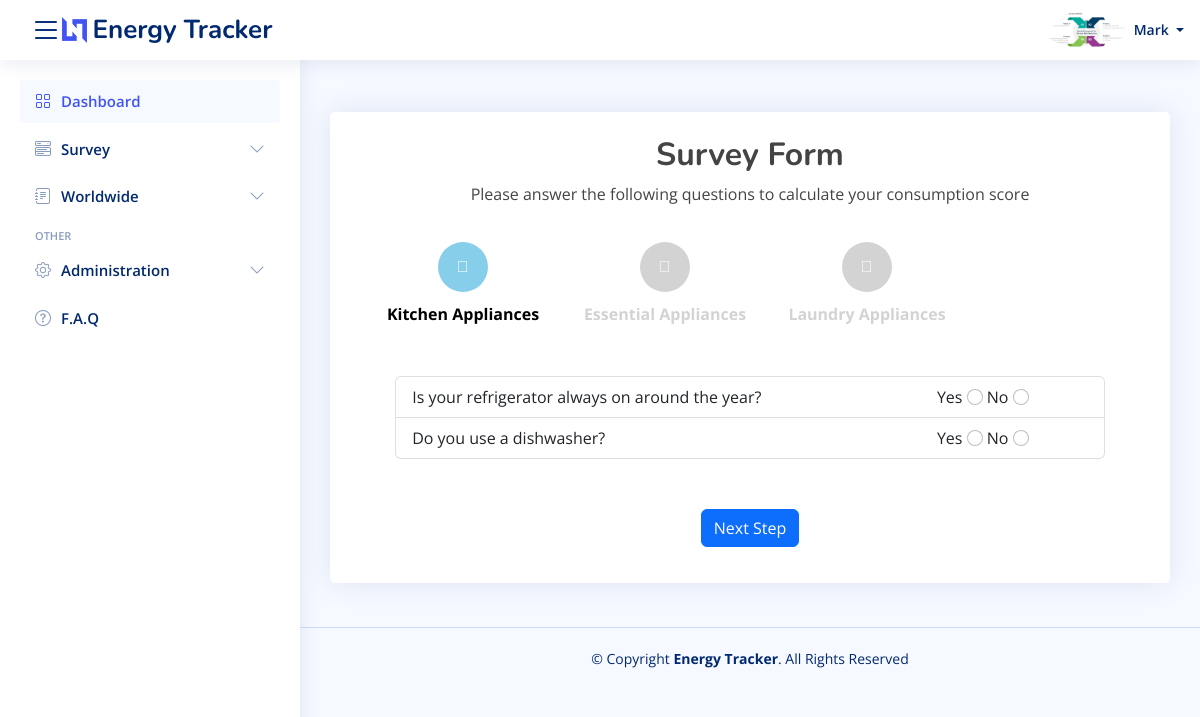
Screenshot of /diagnosis/make_diagnosis/ (signed in) with the database file from the repository.
### users/models.py (models this page shows, shortened)
class User(AbstractUser):
    username = None
    name = models.CharField(max_length = 100)
    email = models.EmailField(max_length = 254, unique=True)
    country = models.ForeignKey(Country, on_delete=models.CASCADE, null = True)
    USERNAME_FIELD = 'email'
    REQUIRED_FIELDS = []
    objects = CustomUserManager()
    profile_image = models.ImageField(upload_to="./energy_tracker/static/assets/img/profile/",null = True, default = None, blank=True)

### questions/models.py (models this page shows, shortened)
class QuestionCategory(models.Model):
    name = models.CharField(max_length = 100)
    description =  models.TextField()
    def __str__(self):
            return self.name

class Question(models.Model):
    name = models.CharField(max_length = 100)
    description = models.TextField()
    category = models.ForeignKey(QuestionCategory,on_delete=models.CASCADE)
    score_yes = models.FloatField()
    score_no = models.FloatField()

### diagnosis/views.py (the view, shortened to what this page needs)
# urls.py: path('make_diagnosis/', views.diagnose, name='make_diagnosis'),
@login_required()
@csrf_exempt
def diagnose(request):
    questions = Question.objects.all().select_related().order_by("category_id")
    context = {
        'questions' : questions,
    }
    return render(request, 'make_diagnosis.html', context)

### diagnosis/templates/make_diagnosis.html (shortened to what this page needs)
{% extends "base.html" %}
{% block page_content %}
<head>
</head>
<section class="section">
    {% regroup questions by category as question_list %}
    <div class="container-fluid" id="grad1">
        <div class="row justify-content-center mt-0">
            <div class="col-12 col-sm-12 col-md-12 col-lg-12 text-center p-0 mt-3 mb-2">
                <div class="card px-0 pt-4 pb-0 mt-3 mb-3">
                    <h2><strong>Survey Form</strong></h2>
                    <p>Please answer the following questions to calculate your consumption score</p>
                    <div class="row">
                        <form method="post" id="msform">
                            <ul id="progressbar">
                                {% for cat,item in question_list %}
                                <li class="{% if forloop.first %}active{% endif %}" id="{{cat}}">
                                    <strong>{{cat}}</strong></li>
                                {% endfor %}
                            </ul>
                            {% for cat in question_list %}
                            <fieldset>
                                <div class="form-card">
                                    <ul class="list-group">
                                        {% for item in cat.list %}
                                        <li class="list-group-item">
                                            <div class="row">
                                                <div class="col-9">
                                                    {{ item.description }}
                                                </div>
                                                <div class="col">
                                                    <label class="form-check-label" for="_yes">
                                                        Yes
                                                    </label>
                                                    <input class="form-check-input" type="radio" name="{{ item.id }}"
                                                           id="{{ item.id }}_yes" value=1>
                                                    <label class="form-check-label" for="_no">
                                                        No
                                                    </label>
                                                    <input class="form-check-input" type="radio" name="{{ item.id }}"
                                                           id="{{ item.id }}_no" value=0>
                                                </div>
                                            </div>
                                        </li>
                                        {% endfor %}
                                    </ul>
                                </div>
                                {% if forloop.last %}
                                <input type="Submit" name="Submit" class="btn btn-success" value="Submit"/>
                                {% else %}
                                <input type="button" name="next" class="btn btn-primary next action-button"
                                       value="Next Step"/>
                                {% endif %}
                            </fieldset>
                            {% endfor %}
                        </form>
                    </div>
                </div>
            </div>
        </div>
    </div>
</section>
{% endblock %}

### energy_tracker/templates/base.html (shortened to what this page needs)
{% load static %}
<link href="{% static 'assets/vendor/bootstrap/css/bootstrap.min.css' %}" rel="stylesheet">
<link href="{% static 'assets/vendor/bootstrap-icons/bootstrap-icons.css' %}" rel="stylesheet">
<link href="{% static 'assets/vendor/boxicons/css/boxicons.min.css' %}" rel="stylesheet">
<link href="{% static 'assets/vendor/quill/quill.snow.css' %}" rel="stylesheet">
<link href="{% static 'assets/vendor/quill/quill.bubble.css' %}" rel="stylesheet">
<link href="{% static 'assets/vendor/remixicon/remixicon.css' %}" rel="stylesheet">
<link href="{% static 'assets/vendor/simple-datatables/style.css' %}" rel="stylesheet">
<link href="{% static 'assets/css/style.css' %} " rel="stylesheet">
<header id="header" class="header fixed-top d-flex align-items-center">
    <div class="d-flex align-items-center justify-content-between">
      <i class="bi bi-list toggle-sidebar-btn"></i>
      <a href="{% url 'dashboard_index' %}" class="logo d-flex align-items-center">
        <img src="{% static 'assets/img/logo.png' %}"  alt="">
        <span class="d-none d-lg-block">Energy Tracker</span>
      </a>
    </div>
    <nav class="header-nav ms-auto">
      <ul class="d-flex align-items-center">
        {% if user.is_authenticated %}
        <li class="nav-item dropdown pe-3">
          <a class="nav-link nav-profile d-flex align-items-center pe-0" href="#" data-bs-toggle="dropdown">
            <img src="{{ user.profile_image|cut:'energy_tracker' }}" alt="Profile" class="rounded-circle">
            <span class="d-none d-md-block dropdown-toggle ps-2">
                {{user.name}}
            </span>
          </a>
        </li>
        {% endif %}
      </ul>
    </nav>
  </header>
  <aside id="sidebar" class="sidebar">
    <ul class="sidebar-nav" id="sidebar-nav">
      <li class="nav-item">
        <a class="nav-link " href="{% url 'dashboard_index' %}">
          <i class="bi bi-grid"></i>
          <span>Dashboard</span>
        </a>
      </li>
      <li class="nav-item">
        <a class="nav-link collapsed" data-bs-target="#components-nav" data-bs-toggle="collapse" href="#">
          <i class="bi bi-menu-button-wide"></i><span>Survey</span><i class="bi bi-chevron-down ms-auto"></i>
        </a>
      </li>
      <li class="nav-item">
        <a class="nav-link collapsed" data-bs-target="#forms-nav" data-bs-toggle="collapse" href="#">
          <i class="bi bi-journal-text"></i><span>Worldwide</span><i class="bi bi-chevron-down ms-auto"></i>
        </a>
          </li>
        </ul>
      <li class="nav-heading">Other</li>
      <li class="nav-item">
        <a class="nav-link collapsed" data-bs-target="#admin-nav" data-bs-toggle="collapse" href="#">
          <i class="bi bi-gear"></i>
          <span>Administration</span>
          <i class="bi bi-chevron-down ms-auto"></i>
        </a>
      </li>
      <li class="nav-item">
        <a class="nav-link collapsed" href="{% url 'notFound_index' %}">
          <i class="bi bi-question-circle"></i>
          <span>F.A.Q</span>
        </a>
      </li>
  </aside>
  <main id="main" class="main">
  {% block page_content %}{% endblock %}
  </main>
  <footer id="footer" class="footer">
    <div class="copyright">
      &copy; Copyright <strong><span>Energy Tracker</span></strong>. All Rights Reserved
    </div>
  </footer>

### energy_tracker/static/assets/css/style.css (style rules this page uses)
a { color: #4154f1; text-decoration: none; }
h1, h2, h3, h4, h5, h6 { font-family: "Nunito", sans-serif; }
#main { margin-top: 60px; padding: 20px 30px; transition: all 0.3s; }
.card { margin-bottom: 30px; border: none; border-radius: 5px; box-shadow: 0px 0 30px rgba(1, 41, 112, 0.1); }
.logo { line-height: 1; }
@media (min-width: 1200px) { .logo { width: 280px; } }
.logo img { max-height: 26px; margin-right: 6px; }
.logo span { font-size: 26px; font-weight: 700; color: #012970; font-family: "Nunito", sans-serif; }
.header { transition: all 0.5s; z-index: 997; height: 60px; box-shadow: 0px 2px 20px rgba(1, 41, 112, 0.1); background-color: #fff; padding-left: 20px; }
.header .toggle-sidebar-btn { font-size: 32px; padding-left: 10px; cursor: pointer; color: #012970; }
.header-nav ul { list-style: none; }
.header-nav>ul { margin: 0; padding: 0; }
.header-nav .nav-profile { color: #012970; }
.header-nav .nav-profile img { max-height: 36px; }
.header-nav .nav-profile span { font-size: 14px; font-weight: 600; }
.sidebar { position: fixed; top: 60px; left: 0; bottom: 0; width: 300px; z-index: 996; transition: all 0.3s; padding: 20px; overflow-y: auto; scrollbar-width: thin; scrollbar-color: #aab7cf transparent; box-shadow: 0px 0px 20px rgba(1, 41, 112, 0.1); background-color: #fff; }
@media (min-width: 1200px) { #main, #footer { margin-left: 300px; } }
.sidebar-nav { padding: 0; margin: 0; list-style: none; }
.sidebar-nav li { padding: 0; margin: 0; list-style: none; }
.sidebar-nav .nav-item { margin-bottom: 5px; }
.sidebar-nav .nav-heading { font-size: 11px; text-transform: uppercase; color: #899bbd; font-weight: 600; margin: 10px 0 5px 15px; }
.sidebar-nav .nav-link { display: flex; align-items: center; font-size: 15px; font-weight: 600; color: #4154f1; transition: 0.3; background: #f6f9ff; padding: 10px 15px; border-radius: 4px; }
.sidebar-nav .nav-link i { font-size: 16px; margin-right: 10px; color: #4154f1; }
.sidebar-nav .nav-link.collapsed { color: #012970; background: #fff; }
.sidebar-nav .nav-link.collapsed i { color: #899bbd; }
.sidebar-nav .nav-link .bi-chevron-down { margin-right: 0; transition: transform 0.2s ease-in-out; }
.footer { padding: 20px 0; font-size: 14px; transition: all 0.3s; border-top: 1px solid #cddfff; }
.footer .copyright { text-align: center; color: #012970; }
#msform { text-align: center; position: relative; margin-top: 20px; }
#msform fieldset .form-card { background: white; border: 0 none; border-radius: 0px; padding: 20px 40px 30px 40px; box-sizing: border-box; width: 94%; margin: 0 3% 20px 3%; position: relative; }
#msform fieldset { background: white; border: 0 none; border-radius: 0.5rem; box-sizing: border-box; width: 100%; margin: 0; padding-bottom: 20px; position: relative; }
#msform fieldset .form-card { text-align: left; color: #9E9E9E; }
#progressbar { margin-bottom: 30px; overflow: hidden; color: lightgrey; }
#progressbar .active { color: #000000; }
#progressbar li { list-style-type: none; width: 25%; float: left; position: relative; }
#progressbar li:before { content: "\f023"; }
#progressbar li:before { width: 50px; height: 50px; line-height: 45px; display: block; color: #ffffff; background: lightgray; border-radius: 50%; margin: 0 auto 10px auto; padding: 2px; }
#progressbar li:after { content: ''; width: 100%; height: 2px; background: lightgray; position: absolute; left: 0; top: 25px; z-index: -1; }
#progressbar li.active:before, #progressbar li.active:after { background: skyblue; }

### rows the page displays
User: profile_image (picture), name "Mark"
QuestionCategory: name "Kitchen Appliances"
QuestionCategory: name "Essential Appliances"
QuestionCategory: name "Laundry Appliances"
Question: description "Is your refrigerator always on around the year?"
Question: description "Do you use a dishwasher?"
